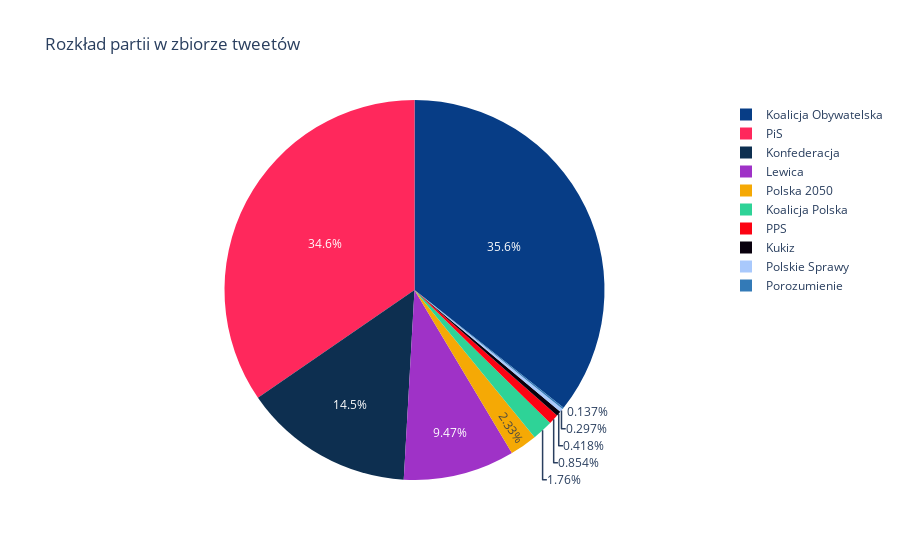

Notebook code for this chart:
### Code cell
import plotly.express as px
from consts import parties_color_map
fig = px.pie(df, values='Unikalne tweety', names='Partia', title='Rozkład partii w zbiorze tweetów', color="Partia", color_discrete_map=parties_color_map)

fig.show()

### Figure 1 — Plotly figure (JSON) as saved in the notebook; plotly's stock layout.template omitted (floating-point values rounded to 4 significant figures)
{"data": [{"customdata": [["Koalicja Obywatelska"], ["Koalicja Polska"], ["Konfederacja"], ["Kukiz"], ["Lewica"], ["PiS"], ["Polska 2050"], ["Polskie Sprawy"], ["Porozumienie"], ["PPS"]], "domain": {"x": [0, 1], "y": [0, 1]}, "hovertemplate": "Partia=%{customdata[0]}<br>Unikalne tweety=%{value}<extra></extra>", "labels": ["Koalicja Obywatelska", "Koalicja Polska", "Konfederacja", "Kukiz", "Lewica", "PiS", "Polska 2050", "Polskie Sprawy", "Porozumienie", "PPS"], "legendgroup": "", "marker": {"colors": ["rgb(7, 61, 134)", "rgb(46, 211, 151)", "rgb(13,47,80)", "rgb(9, 0, 13)", "rgb(159, 50, 199)", "rgb(255, 40, 92)", "rgb(245, 169, 5)", "rgb(169, 201, 252)", "rgb(51, 122, 183)", "rgb(252, 3, 19)"]}, "name": "", "showlegend": true, "type": "pie", "values": [110907, 5477, 45162, 1302, 29471, 107632, 7240, 924, 425, 2659]}], "layout": {"legend": {"tracegroupgap": 0}, "title": {"text": "Rozkład partii w zbiorze tweetów"}}}
